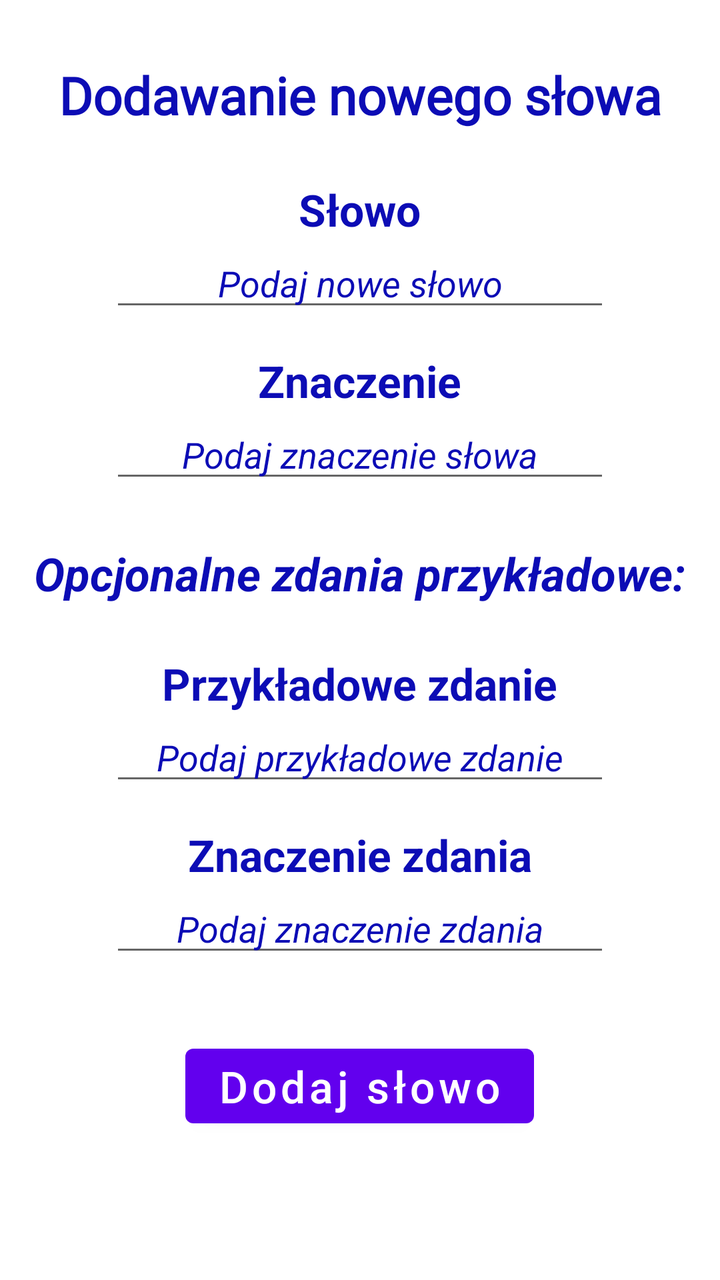
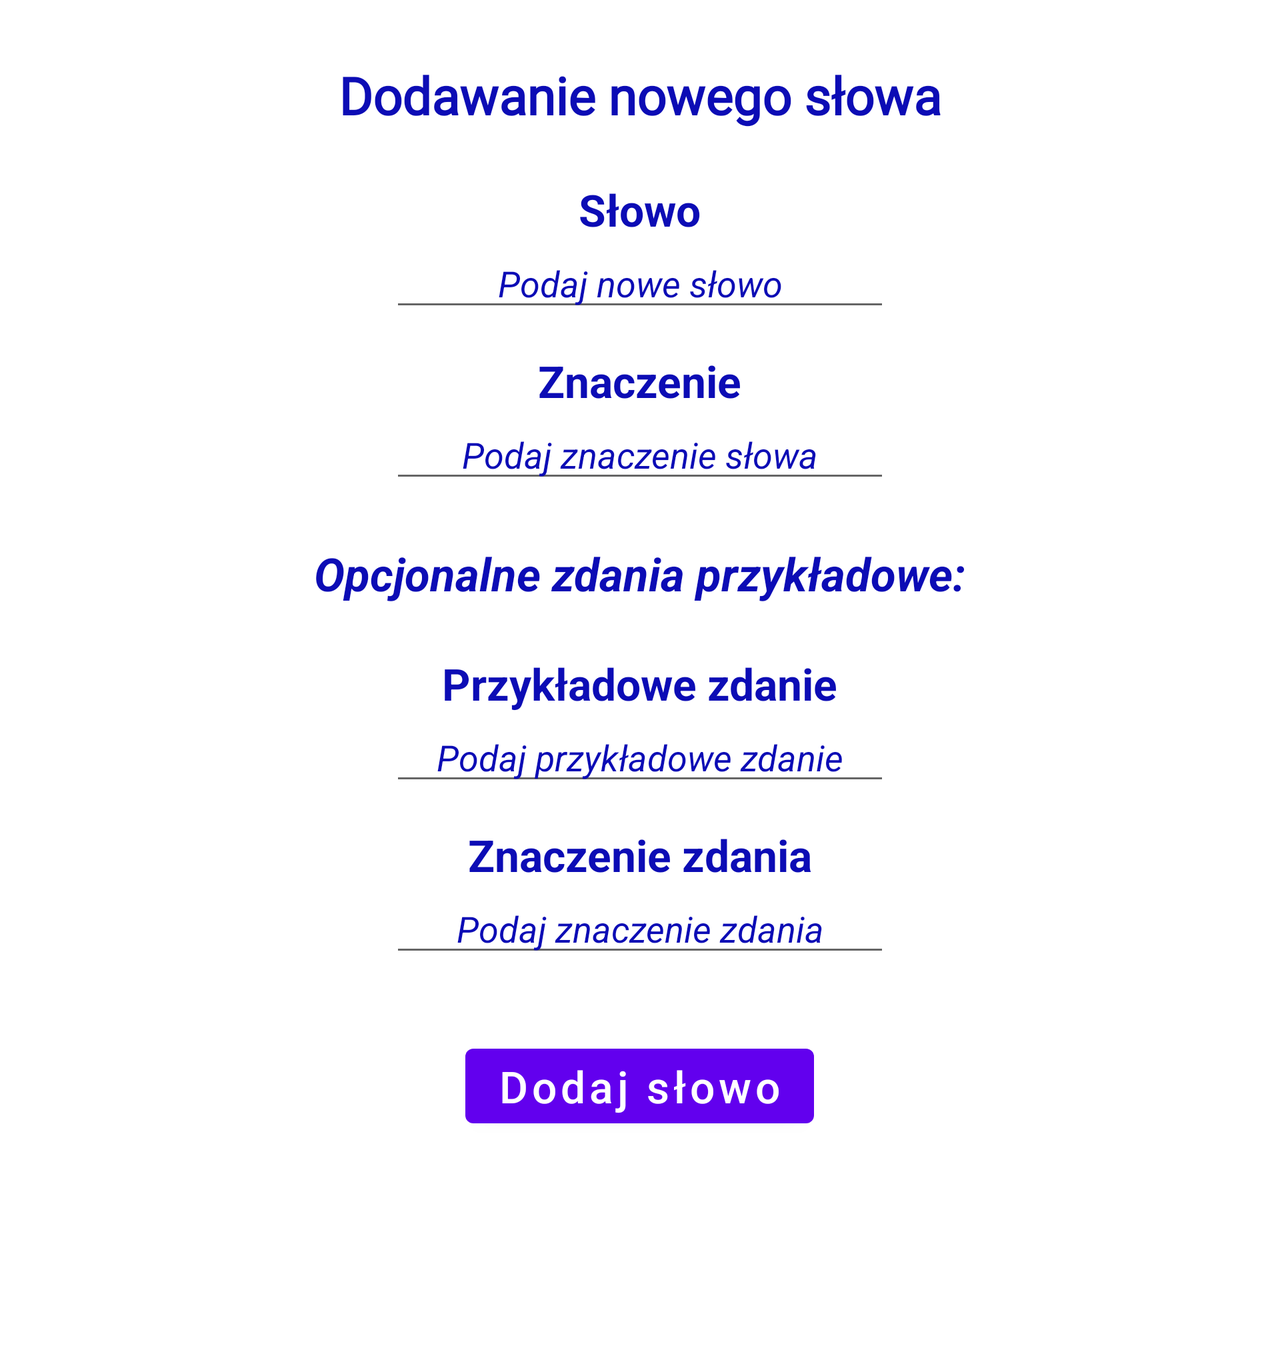

Two renders of one Android screen. The first uses the default layout on a phone; the second uses the alternative layout the repository ships for a different screen configuration, on a matching device. The two XML files are below.
<!-- AndroidManifest.xml: application theme Theme.ProjektKompetencyjnyV2 -->
<!-- res/layout/activity_add_new_word.xml -->
<?xml version="1.0" encoding="utf-8"?>
<RelativeLayout xmlns:android="http://schemas.android.com/apk/res/android"
    xmlns:tools="http://schemas.android.com/tools"
    android:layout_width="match_parent"
    android:layout_height="match_parent"
    tools:context=".AddNewWord">

    <TextView
        android:id="@+id/addWordTitle"
        android:layout_width="wrap_content"
        android:layout_height="wrap_content"
        android:layout_centerHorizontal="true"
        android:layout_marginTop="30dp"
        android:fontFamily="@font/poppins_medium"
        android:text="Dodawanie nowego słowa"
        android:textColor="@color/blue_500"
        android:textSize="26sp"
        android:textStyle="bold"
        />

    <TextView
        android:id="@+id/newWordTxt"
        android:layout_width="wrap_content"
        android:layout_height="wrap_content"
        android:layout_below="@+id/addWordTitle"
        android:layout_centerHorizontal="true"
        android:layout_marginTop="25dp"
        android:text="Słowo"
        android:textColor="@color/blue_500"
        android:textSize="22sp"
        android:textStyle="bold"
        />

    <EditText
        android:id="@+id/newWordEdtTxt"
        android:layout_width="250dp"
        android:layout_height="wrap_content"
        android:layout_below="@+id/newWordTxt"
        android:layout_centerHorizontal="true"
        android:gravity="center"
        android:hint="Podaj nowe słowo"
        android:textColor="@color/blue_500"
        android:textColorHint="@color/blue_500"
        android:textStyle="italic"
        />

    <TextView
        android:id="@+id/newMeaningTxt"
        android:layout_width="wrap_content"
        android:layout_height="wrap_content"
        android:layout_below="@+id/newWordEdtTxt"
        android:layout_centerHorizontal="true"
        android:layout_marginTop="15dp"
        android:text="Znaczenie"
        android:textColor="@color/blue_500"
        android:textSize="22sp"
        android:textStyle="bold"
        />

    <EditText
        android:id="@+id/newMeaningEdtTxt"
        android:layout_width="250dp"
        android:layout_height="wrap_content"
        android:layout_below="@+id/newMeaningTxt"
        android:layout_centerHorizontal="true"
        android:gravity="center"
        android:hint="Podaj znaczenie słowa"
        android:textColor="@color/blue_500"
        android:textColorHint="@color/blue_500"
        android:textStyle="italic"
        />

    <TextView
        android:id="@+id/newSentences"
        android:layout_width="wrap_content"
        android:layout_height="wrap_content"
        android:layout_below="@+id/newMeaningEdtTxt"
        android:layout_centerHorizontal="true"
        android:layout_marginTop="25dp"
        android:text="Opcjonalne zdania przykładowe:"
        android:textColor="@color/blue_500"
        android:textSize="23sp"
        android:textStyle="italic|bold"
        />

    <TextView
        android:id="@+id/newSentenceTxt"
        android:layout_width="wrap_content"
        android:layout_height="wrap_content"
        android:layout_below="@+id/newSentences"
        android:layout_centerHorizontal="true"
        android:layout_marginTop="25dp"
        android:text="Przykładowe zdanie"
        android:textColor="@color/blue_500"
        android:textSize="22sp"
        android:textStyle="bold"
        />

    <EditText
        android:id="@+id/newSentenceEdtTxt"
        android:layout_width="250dp"
        android:layout_height="wrap_content"
        android:layout_below="@+id/newSentenceTxt"
        android:layout_centerHorizontal="true"
        android:gravity="center"
        android:hint="Podaj przykładowe zdanie"
        android:textColor="@color/blue_500"
        android:textColorHint="@color/blue_500"
        android:textStyle="italic"
        />

    <TextView
        android:id="@+id/newSentenceMeaningTxt"
        android:layout_width="wrap_content"
        android:layout_height="wrap_content"
        android:layout_below="@+id/newSentenceEdtTxt"
        android:layout_centerHorizontal="true"
        android:layout_marginTop="15dp"
        android:text="Znaczenie zdania"
        android:textColor="@color/blue_500"
        android:textSize="22sp"
        android:textStyle="bold"
        />

    <EditText
        android:id="@+id/newSentenceMeaningEdtTxt"
        android:layout_width="250dp"
        android:layout_height="wrap_content"
        android:layout_below="@+id/newSentenceMeaningTxt"
        android:layout_centerHorizontal="true"
        android:gravity="center"
        android:hint="Podaj znaczenie zdania"
        android:textColor="@color/blue_500"
        android:textColorHint="@color/blue_500"
        android:textStyle="italic"
        />


    <Button
        android:id="@+id/addNewWordBtn"
        android:layout_width="wrap_content"
        android:layout_height="wrap_content"
        android:layout_below="@+id/newSentenceMeaningEdtTxt"
        android:layout_centerHorizontal="true"
        android:layout_marginTop="35dp"
        android:onClick="addNewWord"
        android:text="Dodaj słowo"
        android:textAllCaps="false"
        android:textSize="22sp"
        />

    <TextView
        android:id="@+id/newWordMessage"
        android:layout_width="wrap_content"
        android:layout_height="wrap_content"
        android:layout_below="@id/addNewWordBtn"
        android:layout_centerHorizontal="true"
        android:layout_marginLeft="10dp"
        android:layout_marginTop="35dp"
        android:layout_marginRight="10dp"
        android:gravity="center"
        android:text="Komunikat"
        android:textSize="22dp"
        android:textStyle="bold"
        android:visibility="invisible"
        />
</RelativeLayout>
<!-- resources referenced by this layout -->
<resources>
  <color name="blue_500">#0c0cb5</color>
  <style name="Theme.ProjektKompetencyjnyV2" parent="Theme.MaterialComponents.DayNight.DarkActionBar">
          
          <item name="colorPrimary">@color/purple_500</item>
          <item name="colorPrimaryVariant">@color/purple_700</item>
          <item name="colorOnPrimary">@color/white</item>
          
          <item name="colorSecondary">@color/teal_200</item>
          <item name="colorSecondaryVariant">@color/teal_700</item>
          <item name="colorOnSecondary">@color/black</item>
          
          <item name="android:statusBarColor" tools:targetApi="l">?attr/colorPrimaryVariant</item>
          
      </style>
  <color name="purple_500">#FF6200EE</color>
  <color name="purple_700">#FF3700B3</color>
  <color name="white">#FFFFFFFF</color>
  <color name="teal_200">#FF03DAC5</color>
  <color name="teal_700">#FF018786</color>
  <color name="black">#FF000000</color>
</resources>
<!-- res/layout-land/activity_add_new_word.xml (the repository's variant of the layout above) -->
<!-- drawn on the phone turned sideways -->
<?xml version="1.0" encoding="utf-8"?>
<ScrollView xmlns:android="http://schemas.android.com/apk/res/android"
    android:layout_width="match_parent"
    android:layout_height="match_parent"
    android:background="@android:color/background_light">

    <RelativeLayout xmlns:tools="http://schemas.android.com/tools"
        android:layout_width="match_parent"
        android:layout_height="wrap_content"
        tools:context=".AddNewWord">

        <TextView
            android:id="@+id/addWordTitle"
            android:layout_width="wrap_content"
            android:layout_height="wrap_content"
            android:layout_centerHorizontal="true"
            android:layout_marginTop="30dp"
            android:fontFamily="@font/poppins_medium"
            android:text="Dodawanie nowego słowa"
            android:textColor="@color/blue_500"
            android:textSize="26sp"
            android:textStyle="bold"
            />

        <TextView
            android:id="@+id/newWordTxt"
            android:layout_width="wrap_content"
            android:layout_height="wrap_content"
            android:layout_below="@+id/addWordTitle"
            android:layout_centerHorizontal="true"
            android:layout_marginTop="25dp"
            android:text="Słowo"
            android:textColor="@color/blue_500"
            android:textSize="22sp"
            android:textStyle="bold"
            />

        <EditText
            android:id="@+id/newWordEdtTxt"
            android:layout_width="250dp"
            android:layout_height="wrap_content"
            android:layout_below="@+id/newWordTxt"
            android:layout_centerHorizontal="true"
            android:gravity="center"
            android:hint="Podaj nowe słowo"
            android:textColor="@color/blue_500"
            android:textColorHint="@color/blue_500"
            android:textStyle="italic"
            />

        <TextView
            android:id="@+id/newMeaningTxt"
            android:layout_width="wrap_content"
            android:layout_height="wrap_content"
            android:layout_below="@+id/newWordEdtTxt"
            android:layout_centerHorizontal="true"
            android:layout_marginTop="15dp"
            android:text="Znaczenie"
            android:textColor="@color/blue_500"
            android:textSize="22sp"
            android:textStyle="bold"
            />

        <EditText
            android:id="@+id/newMeaningEdtTxt"
            android:layout_width="250dp"
            android:layout_height="wrap_content"
            android:layout_below="@+id/newMeaningTxt"
            android:layout_centerHorizontal="true"
            android:gravity="center"
            android:hint="Podaj znaczenie słowa"
            android:textColor="@color/blue_500"
            android:textColorHint="@color/blue_500"
            android:textStyle="italic"
            />

        <TextView
            android:id="@+id/newSentences"
            android:layout_width="wrap_content"
            android:layout_height="wrap_content"
            android:layout_below="@+id/newMeaningEdtTxt"
            android:layout_centerHorizontal="true"
            android:layout_marginTop="25dp"
            android:text="Opcjonalne zdania przykładowe:"
            android:textColor="@color/blue_500"
            android:textSize="23sp"
            android:textStyle="italic|bold"
            />

        <TextView
            android:id="@+id/newSentenceTxt"
            android:layout_width="wrap_content"
            android:layout_height="wrap_content"
            android:layout_below="@+id/newSentences"
            android:layout_centerHorizontal="true"
            android:layout_marginTop="25dp"
            android:text="Przykładowe zdanie"
            android:textColor="@color/blue_500"
            android:textSize="22sp"
            android:textStyle="bold"
            />

        <EditText
            android:id="@+id/newSentenceEdtTxt"
            android:layout_width="250dp"
            android:layout_height="wrap_content"
            android:layout_below="@+id/newSentenceTxt"
            android:layout_centerHorizontal="true"
            android:gravity="center"
            android:hint="Podaj przykładowe zdanie"
            android:textColor="@color/blue_500"
            android:textColorHint="@color/blue_500"
            android:textStyle="italic"
            />

        <TextView
            android:id="@+id/newSentenceMeaningTxt"
            android:layout_width="wrap_content"
            android:layout_height="wrap_content"
            android:layout_below="@+id/newSentenceEdtTxt"
            android:layout_centerHorizontal="true"
            android:layout_marginTop="15dp"
            android:text="Znaczenie zdania"
            android:textColor="@color/blue_500"
            android:textSize="22sp"
            android:textStyle="bold"
            />

        <EditText
            android:id="@+id/newSentenceMeaningEdtTxt"
            android:layout_width="250dp"
            android:layout_height="wrap_content"
            android:layout_below="@+id/newSentenceMeaningTxt"
            android:layout_centerHorizontal="true"
            android:gravity="center"
            android:hint="Podaj znaczenie zdania"
            android:textColor="@color/blue_500"
            android:textColorHint="@color/blue_500"
            android:textStyle="italic"
            />


        <Button
            android:id="@+id/addNewWordBtn"
            android:layout_width="wrap_content"
            android:layout_height="wrap_content"
            android:layout_below="@+id/newSentenceMeaningEdtTxt"
            android:layout_centerHorizontal="true"
            android:layout_marginTop="35dp"
            android:onClick="addNewWord"
            android:text="Dodaj słowo"
            android:textAllCaps="false"
            android:textSize="22sp"
            />

        <TextView
            android:id="@+id/newWordMessage"
            android:layout_width="wrap_content"
            android:layout_height="wrap_content"
            android:layout_below="@id/addNewWordBtn"
            android:layout_centerHorizontal="true"
            android:layout_marginLeft="10dp"
            android:layout_marginTop="35dp"
            android:layout_marginRight="10dp"
            android:layout_marginBottom="50dp"
            android:gravity="center"
            android:text="Komunikat"
            android:textSize="22dp"
            android:textStyle="bold"
            android:visibility="invisible"
            />
    </RelativeLayout>


</ScrollView>
